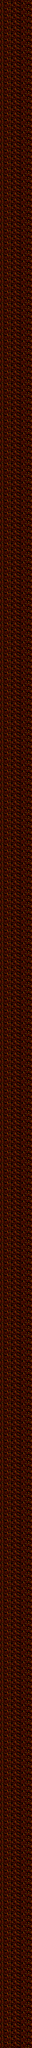

Below is a game level as drawn by its tile map, then a one-line description and the .tmx that defines it (tile-layer data replaced by summaries):
An orthogonal 16x1000 tile map with 32x32 px tiles, 1 tile layer (Calque de Tuiles 1).

<map version="1.4" tiledversion="1.4.2" orientation="orthogonal" renderorder="right-down" width="16" height="1000" tilewidth="32" tileheight="32" infinite="0" nextlayerid="2" nextobjectid="1">
 <editorsettings>
  <export target="goldo8.csv" format="csv" />
 </editorsettings>
 <tileset firstgid="1" name="GoldoCPC_tiles_Level6-7et8" tilewidth="32" tileheight="32" tilecount="240" columns="20">
  <image source="GoldoCPC_tiles_Level6-7et8.png" trans="ff00ff" width="640" height="400" />
 </tileset>
 <layer id="1" name="Calque de Tuiles 1" width="16" height="1000">
  <data>[16000 cells, 16000 non-empty, 48 distinct tile ids]</data>
 </layer>
</map>
